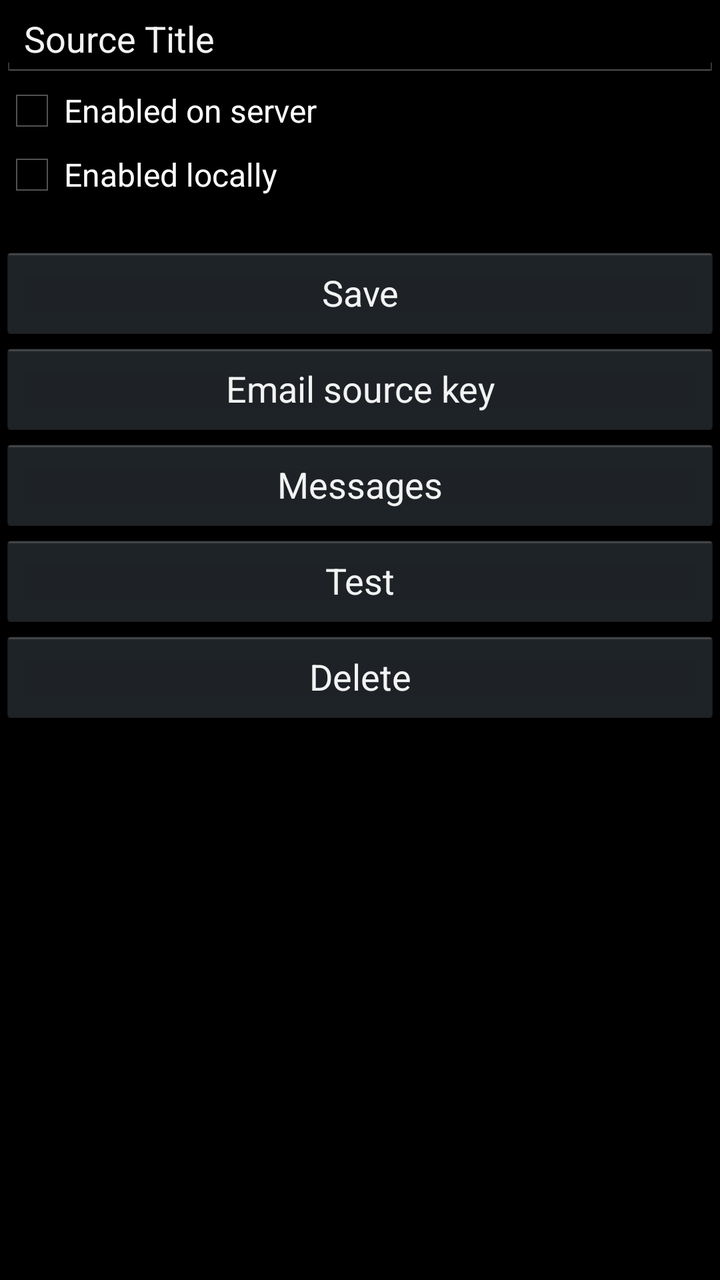
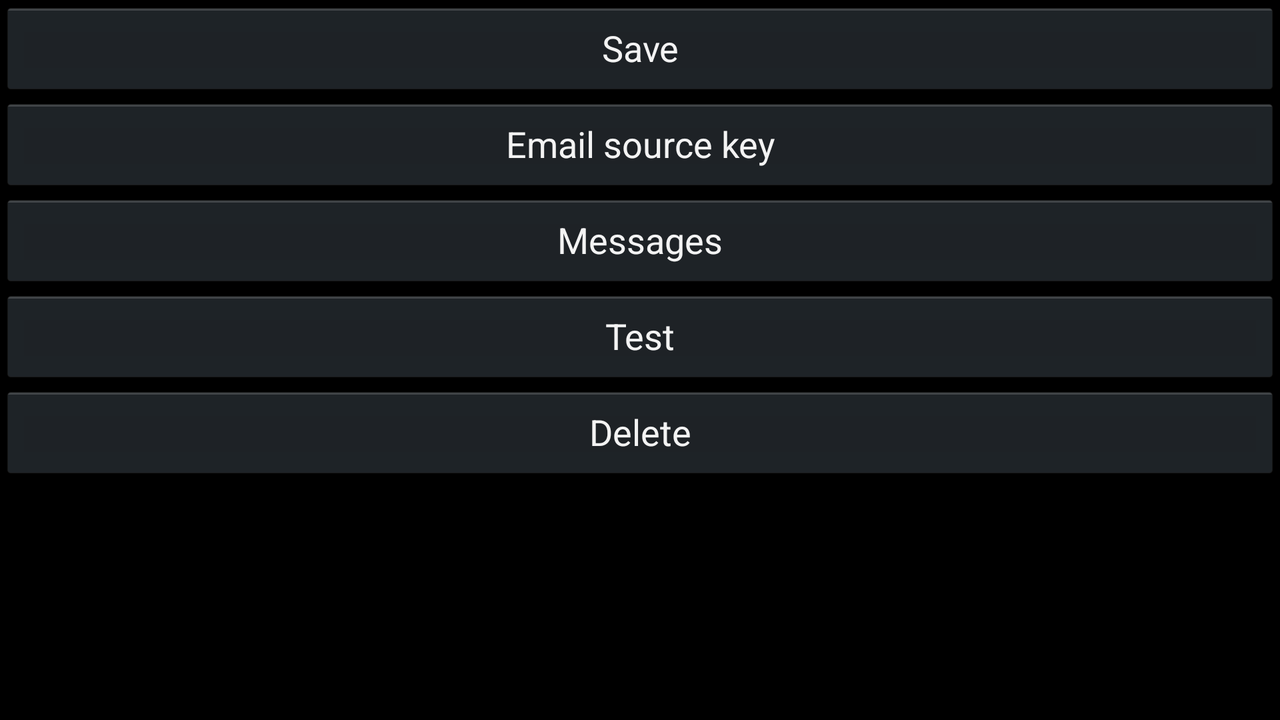

One screen, two layout resources from the same app: the default and the repository's alternative for another configuration. Each is rendered where Android would select it; the XML of both is given below.
<!-- AndroidManifest.xml: application theme android:Theme.Holo -->
<!-- res/layout/screen_sourcedetail.xml -->
<?xml version="1.0" encoding="utf-8"?>
<LinearLayout xmlns:android="http://schemas.android.com/apk/res/android"
    android:layout_width="match_parent"
    android:layout_height="match_parent"
    android:orientation="vertical" >

    <EditText
        android:id="@+id/detail_title"
        android:layout_width="match_parent"
        android:layout_height="wrap_content"
        android:inputType="text"
        android:text="@string/source_title" >
    </EditText>

    <CheckBox
        android:id="@+id/detail_serverenable"
        android:layout_width="match_parent"
        android:layout_height="wrap_content"
        android:text="@string/enabled_on_server" >
    </CheckBox>

    <CheckBox
        android:id="@+id/detail_localenable"
        android:layout_width="match_parent"
        android:layout_height="wrap_content"
        android:text="@string/enabled_locally" >
    </CheckBox>

    <TextView
        android:id="@+id/detail_sourcekey"
        android:layout_width="wrap_content"
        android:layout_height="wrap_content"
        android:maxLines="2" >
    </TextView>

    <Button
        android:id="@+id/detail_save"
        android:layout_width="fill_parent"
        android:layout_height="wrap_content"
        android:onClick="save"
        android:text="@string/save" >
    </Button>

    <Button
        android:id="@+id/detail_emailkey"
        android:layout_width="fill_parent"
        android:layout_height="wrap_content"
        android:onClick="emailKey"
        android:text="@string/email_source_key" >
    </Button>

    <Button
        android:id="@+id/detail_messages"
        android:layout_width="fill_parent"
        android:layout_height="wrap_content"
        android:onClick="messages"
        android:text="@string/messages" >
    </Button>

    <Button
        android:id="@+id/detail_test"
        android:layout_width="fill_parent"
        android:layout_height="wrap_content"
        android:onClick="test"
        android:text="@string/test" >
    </Button>

    <Button
        android:id="@+id/detail_delete"
        android:layout_width="fill_parent"
        android:layout_height="wrap_content"
        android:onClick="delete"
        android:text="@string/delete" >
    </Button>

</LinearLayout>
<!-- resources referenced by this layout -->
<resources>
  <string name="delete">Delete</string>
  <string name="email_source_key">Email source key</string>
  <string name="enabled_locally">Enabled locally</string>
  <string name="enabled_on_server">Enabled on server</string>
  <string name="messages">Messages</string>
  <string name="save">Save</string>
  <string name="source_title">Source Title</string>
  <string name="test">Test</string>
</resources>
<!-- res/layout-land/screen_sourcedetail.xml (the repository's variant of the layout above) -->
<!-- drawn on the phone turned sideways -->
<?xml version="1.0" encoding="utf-8"?>
<LinearLayout xmlns:android="http://schemas.android.com/apk/res/android"
    android:layout_width="match_parent"
    android:layout_height="match_parent"
    android:orientation="horizontal" >

    <LinearLayout
        android:layout_width="wrap_content"
        android:layout_height="fill_parent"
        android:orientation="vertical" >

        <EditText
            android:id="@+id/detail_title"
            android:layout_width="match_parent"
            android:layout_height="wrap_content"
            android:inputType="text"
            android:text="@string/source_title" >
        </EditText>

        <CheckBox
            android:id="@+id/detail_serverenable"
            android:layout_width="match_parent"
            android:layout_height="wrap_content"
            android:text="@string/enabled_on_server" >
        </CheckBox>

        <CheckBox
            android:id="@+id/detail_localenable"
            android:layout_width="match_parent"
            android:layout_height="wrap_content"
            android:text="@string/enabled_locally" >
        </CheckBox>

        <TextView
            android:id="@+id/detail_sourcekey"
            android:layout_width="wrap_content"
            android:layout_height="wrap_content"
            android:maxLines="2" >
        </TextView>
    </LinearLayout>

    <LinearLayout
        android:layout_width="fill_parent"
        android:layout_height="fill_parent"
        android:orientation="vertical" >

        <Button
            android:id="@+id/detail_save"
            android:layout_width="fill_parent"
            android:layout_height="wrap_content"
            android:onClick="save"
            android:text="@string/save" >
        </Button>

        <Button
            android:id="@+id/detail_emailkey"
            android:layout_width="fill_parent"
            android:layout_height="wrap_content"
            android:onClick="emailKey"
            android:text="@string/email_source_key" >
        </Button>

        <Button
            android:id="@+id/detail_messages"
            android:layout_width="fill_parent"
            android:layout_height="wrap_content"
            android:onClick="messages"
            android:text="@string/messages" >
        </Button>

        <Button
            android:id="@+id/detail_test"
            android:layout_width="fill_parent"
            android:layout_height="wrap_content"
            android:onClick="test"
            android:text="@string/test" >
        </Button>

        <Button
            android:id="@+id/detail_delete"
            android:layout_width="fill_parent"
            android:layout_height="wrap_content"
            android:onClick="delete"
            android:text="@string/delete" >
        </Button>
    </LinearLayout>

</LinearLayout>
